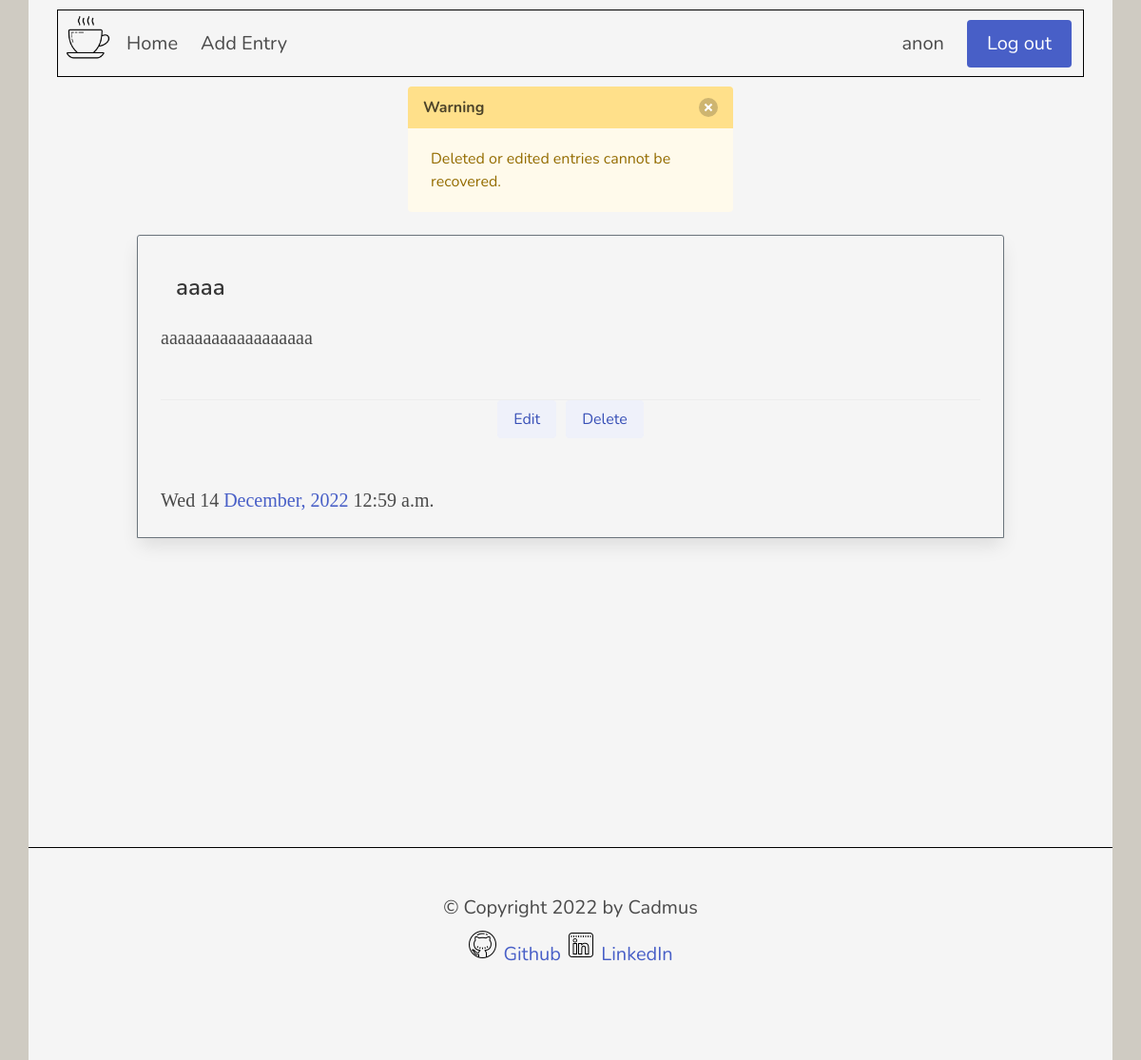
The page /entry/aaaaaa (signed in) on the database its author committed.
### cadmus/models.py (models this page shows, shortened)
class User(AbstractUser):
	pass

class Entry(models.Model):
	title = models.CharField(blank=False, max_length=200, verbose_name="")
	slug = models.SlugField(max_length=200, blank=False, null=True, verbose_name="")
	content = RichTextField(null=True)
	initial_time = models.DateTimeField(default=timezone.now, blank=True, null=False, verbose_name="")
	last_modified = models.DateTimeField(auto_now=True, null=True)
	creator = models.ForeignKey(User, on_delete=models.CASCADE, null=True)

### cadmus/views.py (the view)
# urls.py: path('entry/<slug:slug>', views.entry, name='entry'),
def entry(request, slug):
	entry = Entry.objects.get(slug=slug)
	return render(request, "cadmus/entry.html", {
		"entry": entry
	})

### cadmus/templates/cadmus/entry.html (shortened to what this page needs)
{% extends 'cadmus/layout.html' %}
{% load static %}
{% block body %}
{% if request.user.is_authenticated and entry.creator == request.user %}
<div class="main">
<article class="message is-warning">
  <div class="message-header">
    <p>Warning</p>
    <button class="delete" onclick="closeBtn()" aria-label="delete"></button>
  </div>
  <div class="message-body">
    Deleted or edited entries cannot be recovered.
  </div>
</article>
<div class="card mt-4 card-2">
    <div class="card-content">
      <div class="media">
        <div class="media-content">
          <p class="title is-4">{{ entry.title }}</p>
        </div>
      </div>
      <div class="content">
        {{ entry.content|safe|linebreaks }}
        <br>
          <footer class="card-footer">
            <a class="button is-link is-light" href="{% url 'cadmus:edit' entry.slug %}">Edit</a>
            <a class="button is-link is-light" href="{% url 'cadmus:delete' entry.slug %}" type="submit">Delete</a>
          </footer>
        <hr>
        <span>{{ entry.initial_time|date:'D j' }} <a href="{{ entry.initial_time|date:'Y/m' }}">{{ entry.initial_time|date:'F,' }}</a></span>
        <span><a href="{{ entry.initial_time|date:'Y' }}">{{ entry.initial_time|date:'Y' }}</a></span>
        <span>{{ entry.initial_time|date:'h:i a' }}
      </div>
    </div>
  </div>
{% else %}
<div class="box is-size-4" id="box-404">
  Uh oh! We don't think you're supposed to see this content...
  <br>Register or log in to start creating and viewing your entries!
</div>
<img src="{% static 'cadmus/casual-life-3d-v-sign.png' %}" width="250" id="img-404">
{% endif %}
</div>
{% endblock %}

### cadmus/templates/cadmus/layout.html (shortened to what this page needs)
{% load static %}
<!DOCTYPE html>
<html lang="en">
<head>
		<link href="{% static 'cadmus/styles.css' %}" rel="stylesheet">
	</head>
	<body>
		<div class="container-flex">
		<nav class="navbar" role="navigation" aria-label="main navigation">
			<div class="navbar-brand">
				<picture>
					<source srcset="{% static 'cadmus/cafe-night.png' %}" media="(prefers-color-scheme: dark)">
					<img src="{% static 'cadmus/cafe-96.png' %}" width="60" height="60">
				</picture>
			</div>
			<div id="navbarBasicExample" class="navbar-menu">
				<div class="navbar-start">
					<a class="navbar-item" href="{% url 'cadmus:index' %}">
						Home
					</a>
				{% if request.user.is_authenticated %}
					<a class="navbar-item" href="{% url 'cadmus:create' %}">
						Add Entry
					</a>
				{% endif %}
				</div>
				{% if request.user.is_authenticated %}
				<div class="navbar-end">
					<p class="navbar-item">{{ request.user }}</p>
					<div class="navbar-item">
						<div class="buttons">
							<a class="button is-link is-size-5" href="{% url 'cadmus:logout' %}">
								Log out
							</a>
						</div>
					</div>
				</div>
			{% endif %}
		  </nav>
		{% block body %}
		{% endblock %}
		<footer class="footer" id="footer">
			<div class="has-text-centered">
				&copy Copyright 2022 by Cadmus
				<br>
				<picture>
					<source srcset="{% static 'cadmus/github-night.png' %}" media="(prefers-color-scheme: dark)">
					<img class="mt-2" src="{% static 'cadmus/github-icon.png' %}"> <a href="https://www.github.com/cesia-cora" target="_blank">Github</a>
				</picture>
				<picture>
					<source srcset="{% static 'cadmus/linkedin-night.png' %}" media="(prefers-color-scheme: dark)">
					<img src="{% static 'cadmus/linkedin-icon.png' %}"> <a href="https://www.linkedin.com/in/cesia-cora" target="_blank">LinkedIn</a>
				</picture>
			</div>
		  </footer>
	</body>
</html>

### cadmus/static/cadmus/styles.css (style rules this page uses)
body, html { margin: 0; }
html { background: rgb(207, 203, 194); background-repeat: repeat; background-attachment: fixed; background-size: 500px; margin: 0 30px; }
body { background-color: whitesmoke; font-family: 'Nunito', sans-serif; font-size: 20px; overflow: auto; }
.main { min-height: 100vh; }
#footer { background-color: whitesmoke; text-align: center; height: 100%; border-top: 1px solid black; }
.navbar { margin: 10px 30px; background: whitesmoke; border: 1px solid black; }
.title { margin-top: 2%; }
.card { background: whitesmoke; border: 1px solid black; height: inherit; border-radius: calc(.25rem - 1px) calc(.25rem - 1px) 0 0; border-color: #6c757d; margin: 10px; }
.card-2 { width: 80%; margin: 0 0 20px 10%; }
.card-footer { display: flex; justify-content: center; gap: 10px; align-items: baseline; }
.content { font-family: 'Crimson Text', serif; }
.pagination, .navbar, footer { font-family: 'Nunito', sans-serif; }
.message { width: 30%; margin-left: 35%; }

### rows shown on the page
User: user "anon"
Entry: title "aaaa", content "aaaaaaaaaaaaaaaaaa", initial_time "Wed 14", initial_time "December,", initial_time "2022", initial_time "12:59 a.m."
